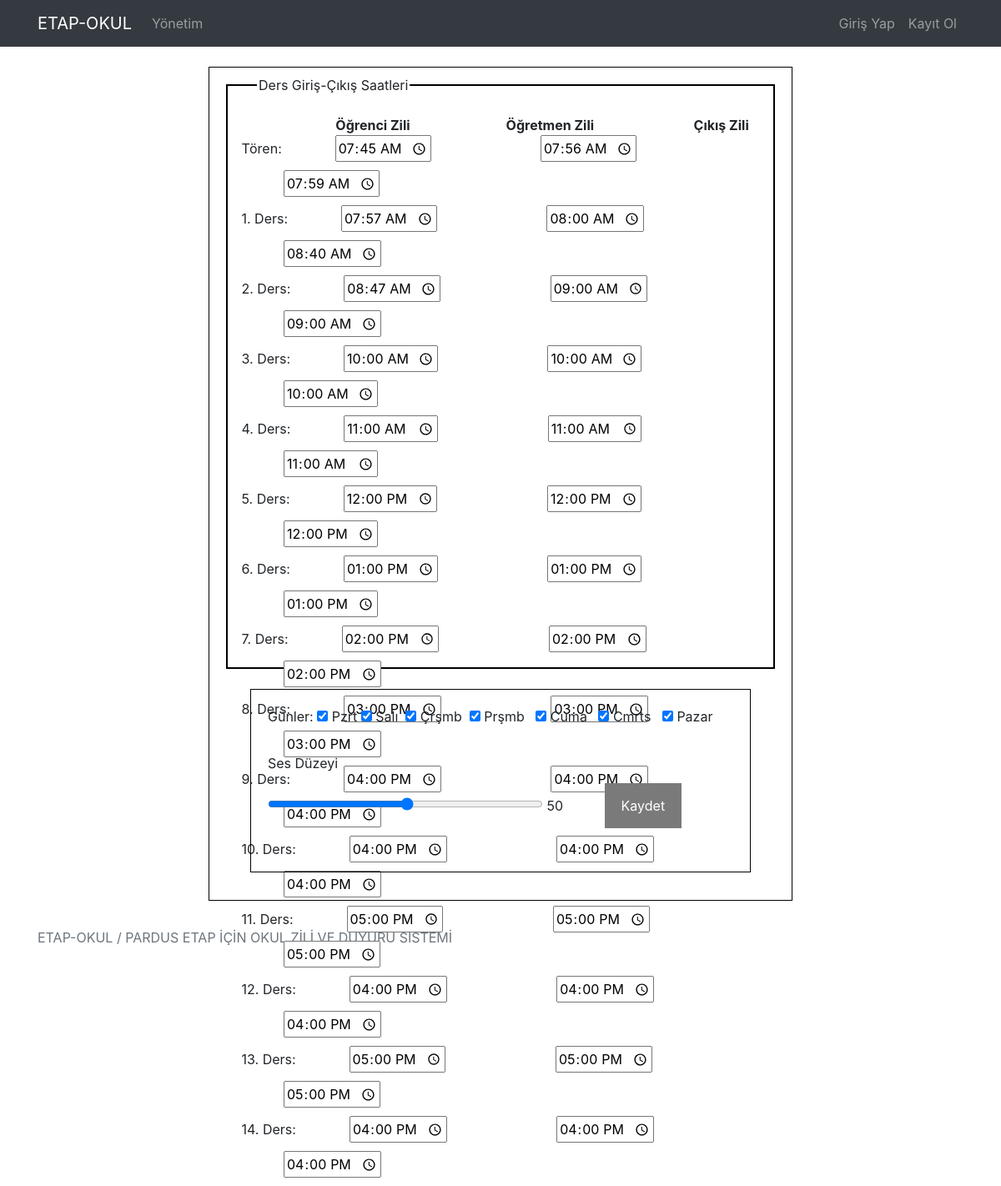
The page /saatler on the database as committed earlier.
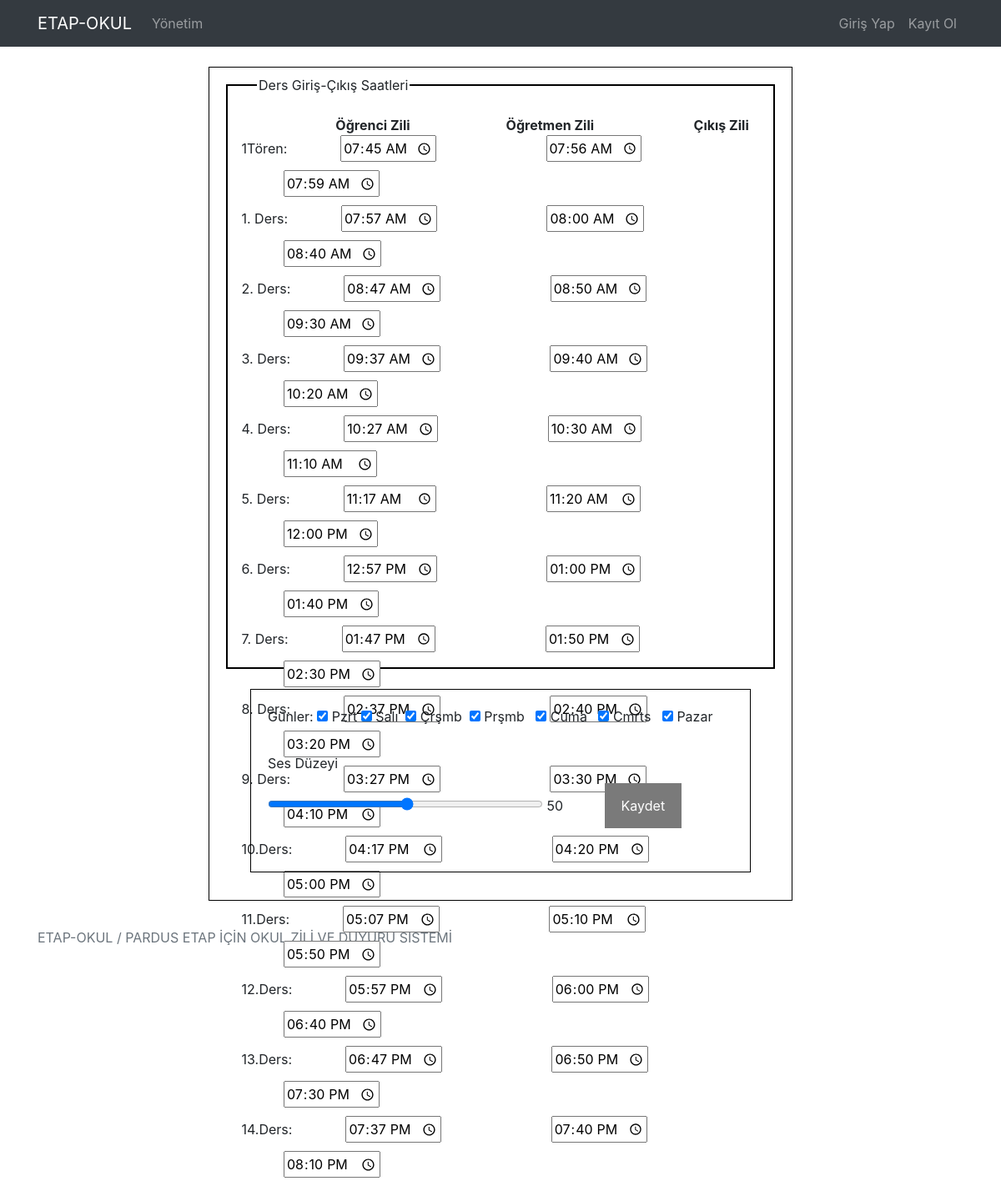
The same page on the database as committed later.
### okulzili/models.py (models this page shows)
class SaatModel(models.Model):
    dersSaati=models.CharField(max_length=50,verbose_name="Ders Saati",null=False,blank=False,default="1. Ders")
    ogrenci=models.TimeField(verbose_name="Öğrenci Zili")
    ogretmen=models.TimeField(verbose_name="Öğretmen Zili")
    cikis=models.TimeField(verbose_name="Çıkış Zili")
    sesDuzeyi=models.IntegerField(verbose_name="Ses Düzeyi 0-100:",default=50)

### pages/views.py (the view, shortened to what this page needs)
# urls.py: path('saatler', views.saatler, name='saatler'),
def saatler(request):
    data = {
        "girisCikisSaatleri": SaatModel.objects.all()
    }
    return render(request, 'pages/saatler.html',data)

### templates/pages/saatler.html (shortened to what this page needs)
{% extends 'layout.html' %}
{% load static %}
{% block content %}
<div class="kutu">
    <aside id="info-block">
        <section class="file-markersaat">
          <div>
            <div class="box-title">
              Ders Giriş-Çıkış Saatleri
            </div>
            <form action="{% url 'saatler' %}" method="POST">
            <div class="box-contents"><br>
                <b class="yazi">&nbsp&nbsp;&nbsp;Öğrenci Zili</b><b class="yazi">Öğretmen Zili</b> <b class="yazi">Çıkış Zili</b><br>
                {% for kategori in girisCikisSaatleri %}
                  {{ kategori.dersSaati }}:<input class="sessa" type="time" id="ogrenci{{ kategori.id }}" name="ogrenci{{ kategori.id }}" value="{{ kategori.ogrenci }}">
                  <input class="sessa" type="time" id="ogretmen{{ kategori.id }}" name="ogretmen{{ kategori.id }}" value="{{ kategori.ogretmen }}">&nbsp;&nbsp;&nbsp;&nbsp;&nbsp;&nbsp;&nbsp;&nbsp;&nbsp;&nbsp;&nbsp;&nbsp;&nbsp;&nbsp;
                  <input class="sessa" type="time" id="cikis{{ kategori.id }}" name="cikis{{ kategori.id }}" value="{{ kategori.cikis }}"><br>
                {% endfor %}
            </div>
          </div>
        </section>
      </aside>
      <br>
      <div class="kutu2">
        <div >
          <label for="vehicle0"> Günler: </label>
            <input type="checkbox" id="pazartesi" name="pazartesi" value="1" checked="True">
            <label for="vehicle1"> Pzrt </label>
            <input type="checkbox" id="sali" name="sali" value="2" checked="True">
            <label for="vehicle2"> Salı&nbsp; </label>
            <input type="checkbox" id="carsamba" name="carsamba" value="3" checked="True">
            <label for="vehicle3"> Çrşmb&nbsp; </label>
            <input type="checkbox" id="persembe" name="persembe" value="4" checked="True">
            <label for="vehicle4"> Prşmb &nbsp;</label>
            <input type="checkbox" id="cuma" name="cuma" value="5" checked="True">
            <label for="vehicle5"> Cuma &nbsp;</label>
            <input type="checkbox" id="cumartesi" name="cumartesi" value="6" checked="True">
            <label for="vehicle6"> Cmrts &nbsp;</label>
            <input type="checkbox" id="pazar" name="pazar" value="7" checked="True">
            <label for="vehicle7"> Pazar</label>
          </div> <br>
          <label for="vehicle1"> Ses Düzeyi </label><br>
       <input type="range" id="sesseviyesi" name="sesseviyesi" min=1 max=100 style="width: 330px" oninput="this.nextElementSibling.value = this.value">
       <output>50</output>
       <button input type="submit" class="button">Kaydet</button>
       </div><br>
    </div>
</div>
{% endblock %}

### templates/layout.html (shortened to what this page needs)
{% load static %}
<!DOCTYPE html>
<html lang="en">
<head>
    <link rel="stylesheet" href="{% static 'css/bootstrap.min.css' %}">
    <link rel="stylesheet" href="{% static 'css/style.css' %}">
</head>
<body>
    {% include 'partials/_navbar.html' %}
    <main>
        <div class="container mt-4">
            {% block content %}
            {% endblock %}
    </main>
    {% include 'partials/_footer.html' %}
</body>
</html>

### templates/partials/_navbar.html
<header>
    <div class="navbar navbar-expand-sm bg-dark navbar-dark">
        <div class="container">
            <a href="/" class="navbar-brand">ETAP-OKUL</a>
             <ul class="navbar-nav mr-auto">
                 <li
                    {% if request.path == '/' %}
                    class="nav-item active"
                    {% else %}
                    class="nav-item "
                    {% endif %}
                 >
                     <a href="/admin/" class="nav-link">Yönetim</a>
                 </li>
             </ul>
             <ul class="navbar-nav">
                {% if user.is_authenticated %}
                <li
                {% if 'hemencal' in request.path %}
                class="nav-item active"
                {% else %}
                class="nav-item "
                {% endif %}
             >
                 <a href="{% url 'hemencal' %}" class="nav-link">Hemen Çal</a>
             </li>
             <li
                {% if 'saatler' in request.path %}
                class="nav-item active"
                {% else %}
                class="nav-item "
                {% endif %}
            >
              <a href="{% url 'saatler' %}" class="nav-link">Saatler</a>
            </li>
                <li
                {% if 'melodiler' in request.path %}
                class="nav-item active"
                {% else %}
                class="nav-item "
                {% endif %}
             >
            <a href="{% url 'melodiler' %}" class="nav-link">Melodiler</a>
             </li>
             <li
                {% if 'duyurular' in request.path %}
                class="nav-item active"
                {% else %}
                class="nav-item "
                {% endif %}
            >
              <a href="{% url 'duyuru' %}" class="nav-link">Duyuru</a>
          </li>
                    <li class="nav-item">
                         <a  href="javascript:{document.getElementById('logout').submit()}" class="nav-link">{{ user.username }} -- Çıkış Yap</a>
                         <form action="{% url 'logout' %}" method="POST" id="logout">
                             {%csrf_token%}
                              <input type="hidden">
                         </form>
                    </li>
                {% else %}
                    <li
                    {% if 'login' in request.path %}
                        class="nav-item active"
                    {% else %}
                        class="nav-item"
                    {% endif %}
                     >
                    <a  href="{% url 'login' %}" class="nav-link">Giriş Yap</a>
                </li>
                <li
                    {% if 'register' in request.path %}
                        class="nav-item active"
                    {% else %}
                        class="nav-item"
                    {% endif %}
                >
                <a  href="{% url 'register' %}" class="nav-link">Kayıt Ol</a>
                {% endif %}
            </ul>
        </div>
    </div>
</header>

### templates/partials/_footer.html
<footer>
    <div class="footer py-3 mt-3">
        <div class="container">
            <span class="text-muted">
                ETAP-OKUL / PARDUS ETAP İÇİN OKUL ZİLİ VE DUYURU SİSTEMİ
            </span>
        </div>
    </div>
</footer>

### static/css/style.css (style rules this page uses)
.footer { background-color: rgb(255, 255, 255); }
.kutu { width: 700px; height: 1000px; padding: 20px; border: 1px solid rgb(0, 0, 0); margin: auto; position: relative; }
.kutu2 { width: 600px; height: 220px; padding: 20px; border: 1px solid rgb(0, 0, 0); margin: auto; position: relative; }
.button { background-color: #7a7a7a; border: none; color: white; padding: 15px 20px; text-align: center; text-decoration: none; display: inline-block; font-size: 16px; margin: 4px 45px; cursor: pointer; }
#info-block section { border: 2px solid black; }
.file-markersaat > div { padding: 0 3px; height: 710px; margin-top: -0.8em; }
.box-title { background: white none repeat scroll 0 0; display: inline-block; padding: 0 2px; margin-left: 2em; }
.sessa { padding: 1px 1px; margin-bottom: 10px; margin-left: 4em; }
.yazi { padding-left: 115px; }

Rows that differ between the two databases and show on the page:
changed SaatModel: dersSaati "Tören" → "1Tören"
changed SaatModel "2. Ders": ogretmen "09:00" → "08:50"; cikis "09:00" → "09:30"
changed SaatModel "3. Ders": ogrenci "10:00" → "09:37"; ogretmen "10:00" → "09:40"; cikis "10:00" → "10:20"
changed SaatModel "4. Ders": ogrenci "11:00" → "10:27"; ogretmen "11:00" → "10:30"; cikis "11:00" → "11:10"
changed SaatModel "5. Ders": ogrenci "12:00" → "11:17"; ogretmen "12:00" → "11:20"
changed SaatModel "6. Ders": ogrenci "13:00" → "12:57"; cikis "13:00" → "13:40"
changed SaatModel "7. Ders": ogrenci "14:00" → "13:47"; ogretmen "14:00" → "13:50"; cikis "14:00" → "14:30"
changed SaatModel "8. Ders": ogrenci "15:00" → "14:37"; ogretmen "15:00" → "14:40"; cikis "15:00" → "15:20"
changed SaatModel "9. Ders": ogrenci "16:00" → "15:27"; ogretmen "16:00" → "15:30"; cikis "16:00" → "16:10"
changed SaatModel: dersSaati "10. Ders" → "10.Ders"; ogrenci "16:00" → "16:17"; ogretmen "16:00" → "16:20"; cikis "16:00" → "17:00"
changed SaatModel: dersSaati "11. Ders" → "11.Ders"; ogrenci "17:00" → "17:07"; ogretmen "17:00" → "17:10"; cikis "17:00" → "17:50"
changed SaatModel: dersSaati "12. Ders" → "12.Ders"; ogrenci "16:00" → "17:57"; ogretmen "16:00" → "18:00"; cikis "16:00" → "18:40"
changed SaatModel: dersSaati "13. Ders" → "13.Ders"; ogrenci "17:00" → "18:47"; ogretmen "17:00" → "18:50"; cikis "17:00" → "19:30"
changed SaatModel: dersSaati "14. Ders" → "14.Ders"; ogrenci "16:00" → "19:37"; ogretmen "16:00" → "19:40"; cikis "16:00" → "20:10"
